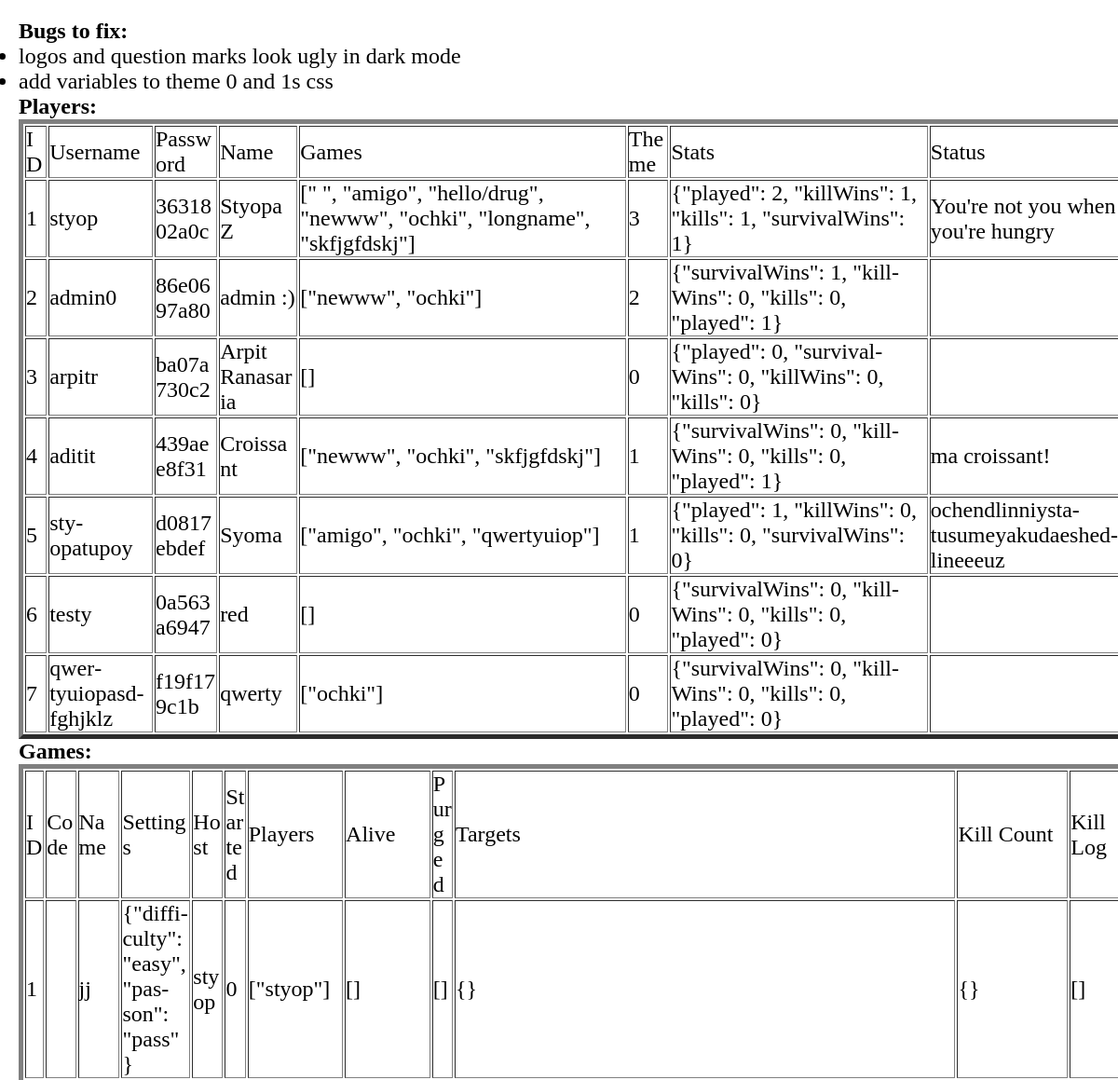
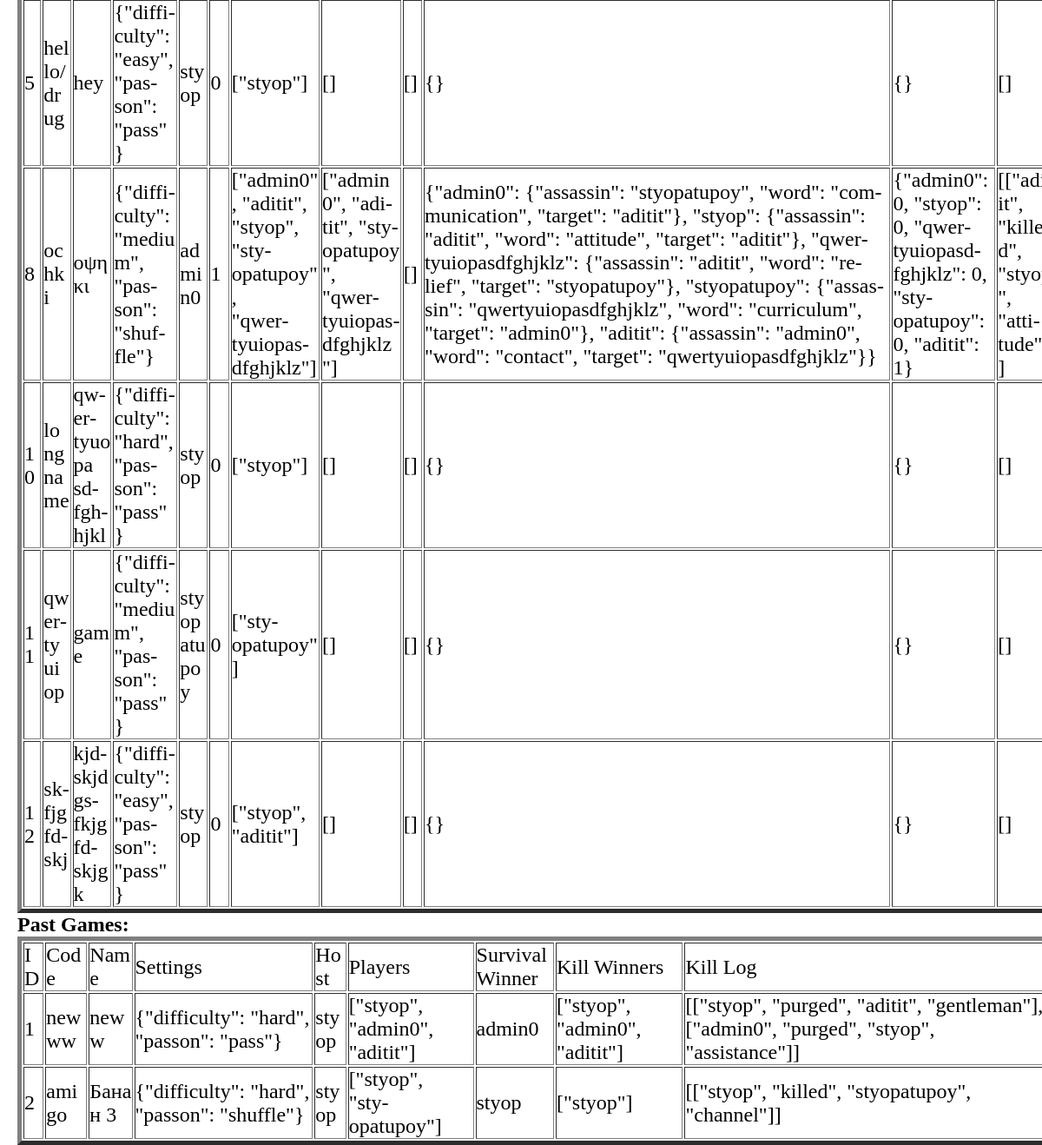
The page /debug/ on the database as committed earlier (2 pictures, top to bottom).
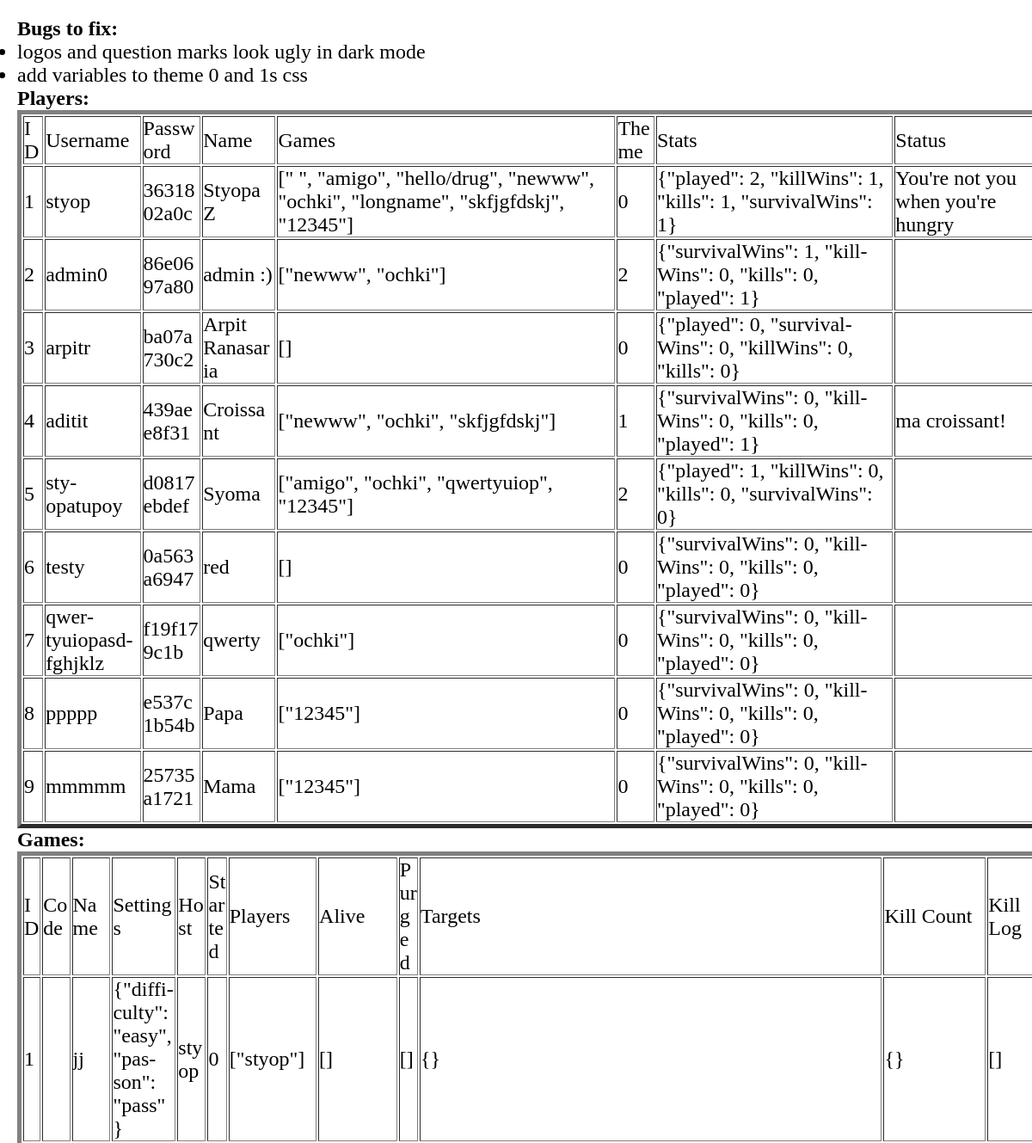
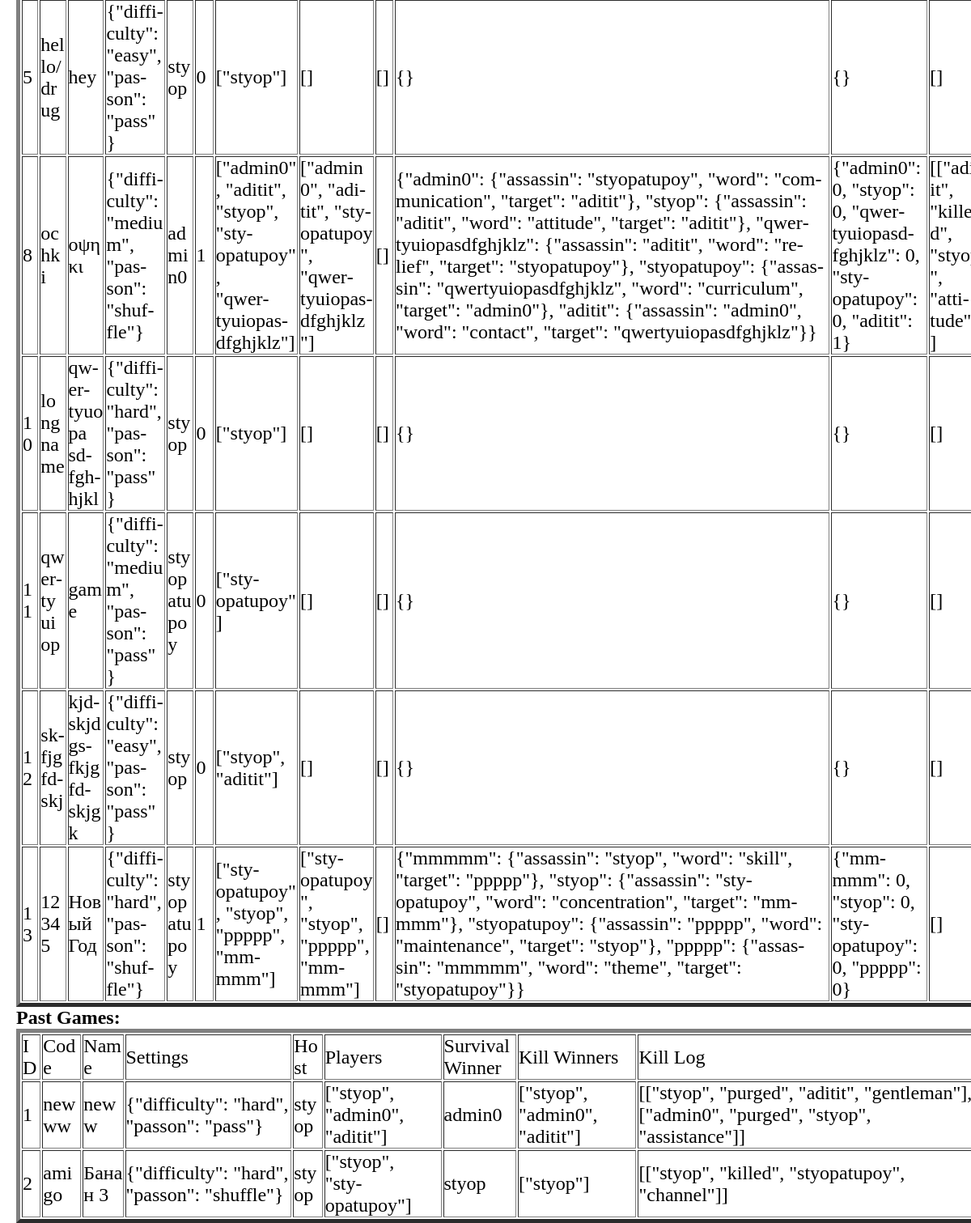
The same page on the database as committed later (2 pictures, top to bottom).
### tables this page shows
CREATE TABLE Players (     id INTEGER PRIMARY KEY AUTOINCREMENT,     user TEXT NOT NULL,     password TEXT NOT NULL,     name TEXT NOT NULL,     games TEXT NOT NULL,     theme INT NOT NULL,     stats TEXT NOT NULL,     status TEXT);

CREATE TABLE Games (     id INTEGER PRIMARY KEY AUTOINCREMENT,     code TEXT NOT NULL,     name TEXT NOT NULL,    settings TEXT NOT NULL,     host TEXT NOT NULL,     started BOOLEAN NOT NULL CHECK (started IN (0,1)),     players TEXT NOT NULL,     alive TEXT NOT NULL,     purged TEXT NOT NULL,     targets TEXT NOT NULL,     killCount TEXT NOT NULL,     killLog TEXT NOT NULL);

CREATE TABLE PastGames (     id INTEGER PRIMARY KEY AUTOINCREMENT,     code TEXT NOT NULL,     name TEXT NOT NULL,    settings TEXT NOT NULL,     host TEXT NOT NULL,     players TEXT NOT NULL,     survivalWinner TEXT NOT NULL,     killWinners TEXT NOT NULL,     killLog TEXT NOT NULL);

### app.py (the view)
@app.route('/<path>/')
@app.route('/debug/')
def debug():
    with sqlite3.connect("database.db") as con:
        con.row_factory = sqlite3.Row
        cur = con.cursor()
        cur.execute("SELECT * from Players")
        playerRows = cur.fetchall()   #rows of the Players table
        cur.execute("SELECT * from Games")
        gameRows = cur.fetchall()   #rows of the Games table
        cur.execute("SELECT * from pastGames")
        pastRows = cur.fetchall()   #rows of the pastGames table
    return render_template('debug.html', playerRows = playerRows, gameRows = gameRows, pastRows=pastRows)

### templates/debug.html (shortened to what this page needs)
<!DOCTYPE html>
<html lang="en">
<head>
    <link rel="stylesheet" href="{{ url_for('static', filename='css/main.css') }}">
    <link rel="stylesheet" href="{{ url_for('static', filename='css/debug.css') }}">
</head>
<body>
    <h4>
        Bugs to fix:
    </h4>
    <ul>
        <li>
            logos and question marks look ugly in dark mode
        </li>
        <li>
            add variables to theme 0 and 1s css
        </li>
    </ul>
    <h2>Players:</h2>
    <table border=5>
        <thead>
        <td>ID</td>
        <td>Username</td>
        <td>Password</td>
        <td>Name</td>
        <td>Games</td>
        <td>Theme</td>
        <td>Stats</td>
        <td>Status</td>
        </thead>
        {% for row in playerRows %}
        <tr>
        <td>{{row["id"]}}</td>
        <td>{{row["user"]}}</td>
        <td>{{row["password"][:10]}}</td>
        <td>{{row["name"]}}</td>
        <td>{{row["games"]}}</td>
        <td>{{row["theme"]}}</td>
        <td>{{row["stats"]}}</td>
        <td>{{row["status"]}}</td>
        </tr>
        {% endfor %}
        </table>
        <h2>Games:</h2>
        <table border=5>
            <thead>
            <td>ID</td>
            <td>Code</td>
            <td>Name</td>
            <td>Settings</td>
            <td>Host</td>
            <td>Started</td>
            <td>Players</td>
            <td>Alive</td>
            <td>Purged</td>
            <td>Targets</td>
            <td>Kill Count</td>
            <td>Kill Log</td>
            </thead>
            {% for row in gameRows %}
            <tr>
            <td>{{row["id"]}}</td>
            <td>{{row["code"]}}</td>
            <td>{{row["name"]}}</td>
            <td>{{row["settings"]}}</td>
            <td>{{row["host"]}}</td>
            <td>{{row["started"]}}</td>
            <td>{{row["players"]}}</td>
            <td>{{row["alive"]}}</td>
            <td>{{row["purged"]}}</td>
            <td>{{row["targets"]}}</td>
            <td>{{row["killCount"]}}</td>
            <td>{{row["killLog"]}}</td>
            </tr>
            {% endfor %}
            </table>
            <h2>Past Games:</h2>
            <table border=5>
                <thead>
                <td>ID</td>
                <td>Code</td>
                <td>Name</td>
                <td>Settings</td>
                <td>Host</td>
                <td>Players</td>
                <td>Survival Winner</td>
                <td>Kill Winners</td>
                <td>Kill Log</td>
                </thead>
                {% for row in  pastRows %}
                <tr>
                <td>{{row["id"]}}</td>
                <td>{{row["code"]}}</td>
                <td>{{row["name"]}}</td>
                <td>{{row['settings']}}</td>
                <td>{{row["host"]}}</td>
                <td>{{row["players"]}}</td>
                <td>{{row["survivalWinner"]}}</td>
                <td>{{row["killWinners"]}}</td>
                <td>{{row["killLog"]}}</td>
                </tr>
                {% endfor %}
                </table>
</body>
</html>

### static/css/main.css (style rules this page uses)
* { margin: 0; padding: 0; font-family: 'Consolas', 'Monaco', monospace, serif; font-size: x-large; overflow-wrap: break-word; word-wrap: break-word; -ms-word-break: break-all; word-break: break-all; word-break: break-word; -ms-hyphens: auto; -moz-hyphens: auto; -webkit-hyphens: auto; hyphens: auto; }
html { height: 100%; }
body { width: 100%; }

### static/css/debug.css (style rules this page uses)
body { background: none; margin: 20px; }
* { font-family: unset; }

Rows that differ between the two databases and show on the page:
changed Players "styop": games "[\" \", \"amigo\", \"hello/drug\", \"newww\", \"ochki\", \"longname\", \"skfjgfdskj\"]" → "[\" \", \"amigo\", \"hello/drug\", \"newww\", \"ochki\", \"longname\", \"skfjgfdskj\", \"12345\"]"; theme "3" → "0"
changed Players "styopatupoy": games "[\"amigo\", \"ochki\", \"qwertyuiop\"]" → "[\"amigo\", \"ochki\", \"qwertyuiop\", \"12345\"]"; theme "1" → "2"; status "ochendlinniystatusumeyakudaeshedlineeeuz" → (not shown)
added Players: id "8", user "ppppp", password "e537c1b54b", name "Papa", games "[\"12345\"]", theme "0", stats "{\"survivalWins\": 0, \"killWins\": 0, \"kills\": 0, \"played\": 0}"
added Players: id "9", user "mmmmm", password "25735a1721", name "Mama", games "[\"12345\"]", theme "0", stats "{\"survivalWins\": 0, \"killWins\": 0, \"kills\": 0, \"played\": 0}"
added Games: id "13", code "12345", name "Новый Год", settings "{\"difficulty\": \"hard\", \"passon\": \"shuffle\"}", host "styopatupoy", started "1", players "[\"styopatupoy\", \"styop\", \"ppppp\", \"mmmmm\"]", alive "[\"styopatupoy\", \"styop\", \"ppppp\", \"mmmmm\"]", purged "[]", targets "{\"mmmmm\": {\"assassin\": \"styop\", \"word\": \"skill\", \"target\": \"ppppp\"}, \"styop\": {\"assassin\": \"styopatupoy\", \"word\": \"concentration\", \"target\": \"mmmmm\"}, \"styopatupoy\": {\"assassin\": \"ppppp\", \"word\": \"maintenance\", \"target\": \"styop\"}, \"ppppp\": {\"assassin\": \"mmmmm\", \"word\": \"theme\", \"target\": \"styopatupoy\"}}", killCount "{\"mmmmm\": 0, \"styop\": 0, \"styopatupoy\": 0, \"ppppp\": 0}", killLog "[]"
